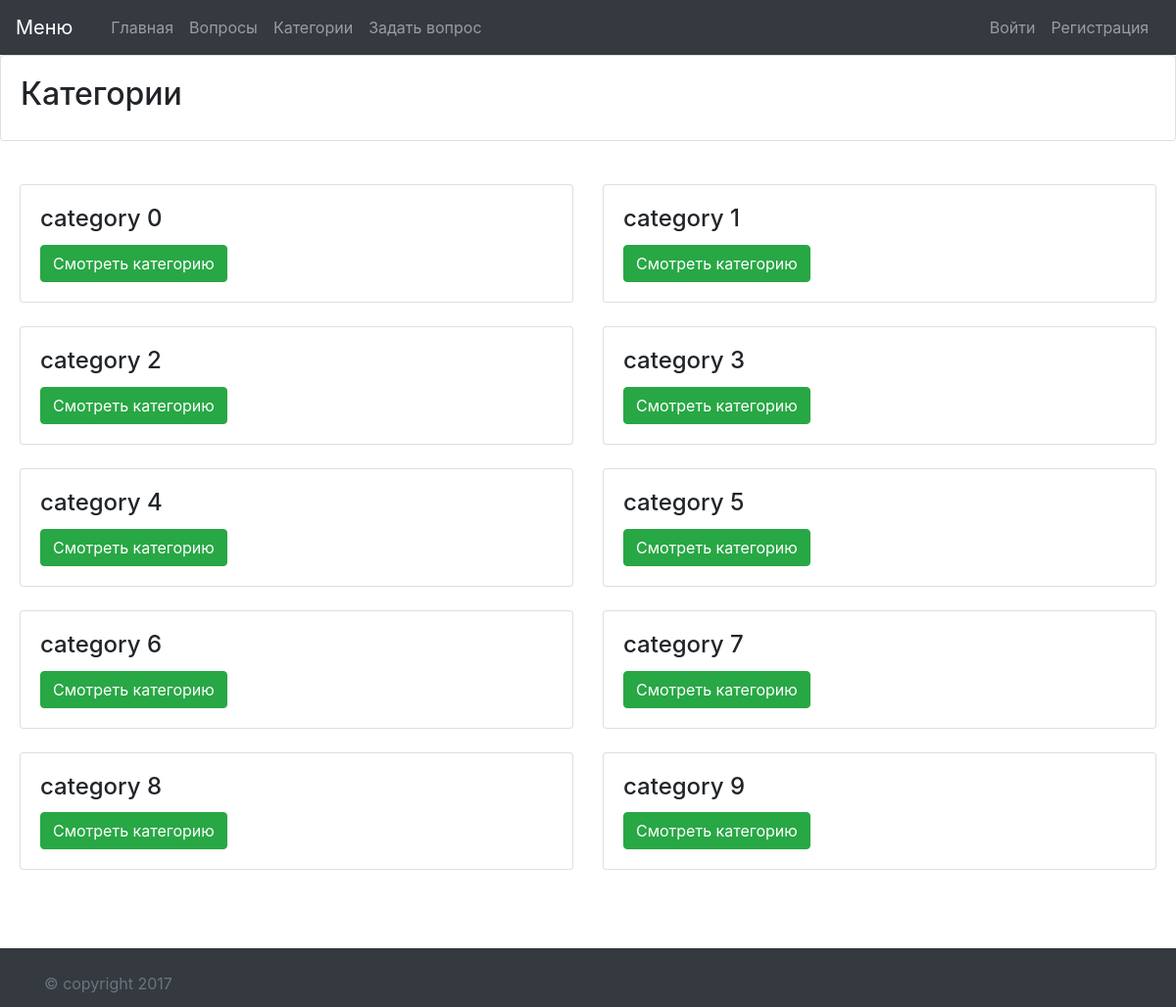
Screenshot of /questions/categories/ with the database file from the repository.
### questions/models.py (models this page shows, shortened)
class Category(models.Model):
    name = models.CharField(verbose_name=u'название', max_length=50)
    class Meta:
        verbose_name = u'Категория'
        verbose_name_plural = u'Категории'

### questions/views.py (the view)
class CategoriesList(ListView):
    model = Category
    template_name = "categories_list.html"

### questions/templates/categories_list.html (shortened to what this page needs)
{% extends 'base.html' %}
{% block caption %}Категории{% endblock %}
{% block content %}
<div class="card-body">
    <div class="row">
        {% for c in object_list %}
          <div class="col-sm-6">
            <div class="card">
              <div class="card-body">
                <h4 class="card-title">{{ c.name }}</h4>
                <a href="{% url 'categories_detail' pk=c.id %}" class="btn btn-success">Смотреть категорию</a>
              </div>
            </div><br/>
          </div>
        {% endfor %}
    </div>
</div>
{% endblock %}

### static/style.css (style rules this page uses)
html { position: relative; min-height: 100%; }
body { margin-bottom: 60px; }

### rows the page displays
Category: name "category 0"
Category: name "category 1"
Category: name "category 2"
Category: name "category 3"
Category: name "category 4"
Category: name "category 5"
Category: name "category 6"
Category: name "category 7"
Category: name "category 8"
Category: name "category 9"
